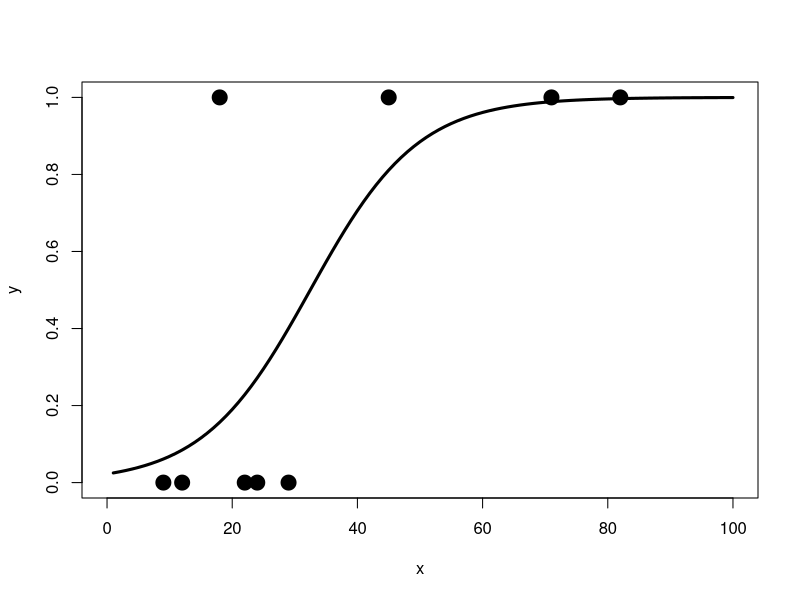
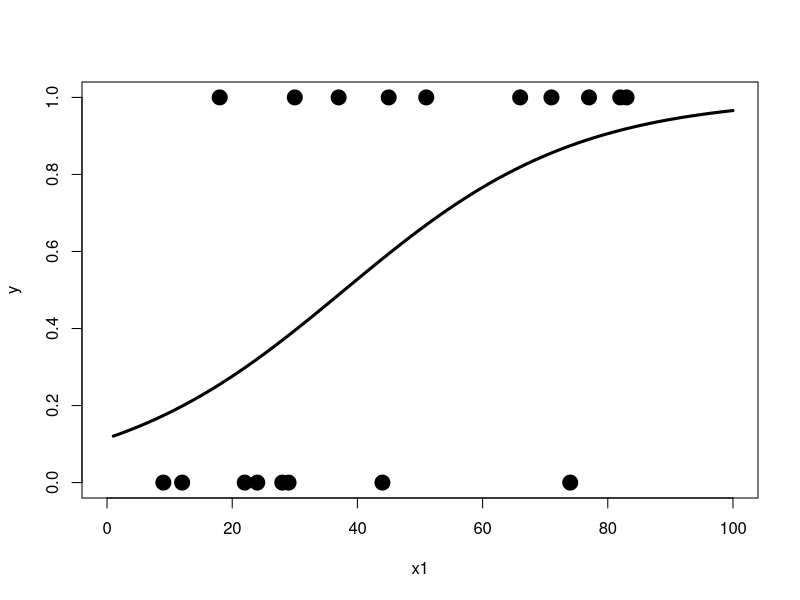

Write the R code that produced these figures, in order.
####  "simple logistic regression"  ####

x <- c(82, 45, 71, 22, 29, 9, 12, 18, 24)
y <- c(1, 1, 1, 0, 0, 0, 0, 1, 0)
mod1<-glm(y~x, family="binomial")
summary(mod1)

####  plot  ####

Z <- cbind(1,1:100)%*%coef(mod1)
fitted_line <- 1/(1+exp(-Z))

plot(y~x, pch=20, cex=3, xlim=c(0,100), ylim=c(0,1))
lines(1:100, fitted_line, lwd=3)

####  "multiple logistic regression"  ####

x1 <- c(82, 45, 71, 22, 29, 9, 12, 18, 24)
x2 <- c(0, 0, 1, 1, 0, 0, 1, 1, 0)
y <- c(1, 1, 1, 0, 0, 0, 0, 1, 0)
mod2<-glm(y~x1+x2, family="binomial")
summary(mod2)


####  "multiple logistic regression with interaction effect"  ####

x1 <- c(82, 45, 71, 22, 29, 9, 12, 18, 24)
x2 <- c(0, 0, 1, 1, 0, 0, 1, 1, 0)
y <- c(1, 1, 1, 0, 0, 0, 0, 1, 0)
mod3 <- glm(y~x1*x2, family="binomial")
summary(mod3)


########################################################
###  Try the 3 models with a bit more data:
########################################################

x1 <- c(82, 45, 71, 22, 29, 9, 12, 18, 24, 51, 37, 66, 83, 28, 74, 30, 44, 77)
x2 <- c(0, 0, 1, 1, 0, 0, 1, 1, 0, 0, 0, 1, 1, 0, 0, 1, 0, 1)
y <- c(1, 1, 1, 0, 0, 0, 0, 1, 0, 1, 1, 1, 1, 0, 0, 1, 0, 1)


mod1<-glm(y~x1, family="binomial")
summary(mod1)

####  plot  ####
Z <- cbind(1,1:100)%*%coef(mod1)
fitted_line <- 1/(1+exp(-Z))
plot(y~x1, pch=20, cex=3, xlim=c(0,100), ylim=c(0,1))
lines(1:100, fitted_line, lwd=3)

mod2<-glm(y~x1+x2, family="binomial")
summary(mod2)


mod3 <- glm(y~x1*x2, family="binomial")
summary(mod3)

